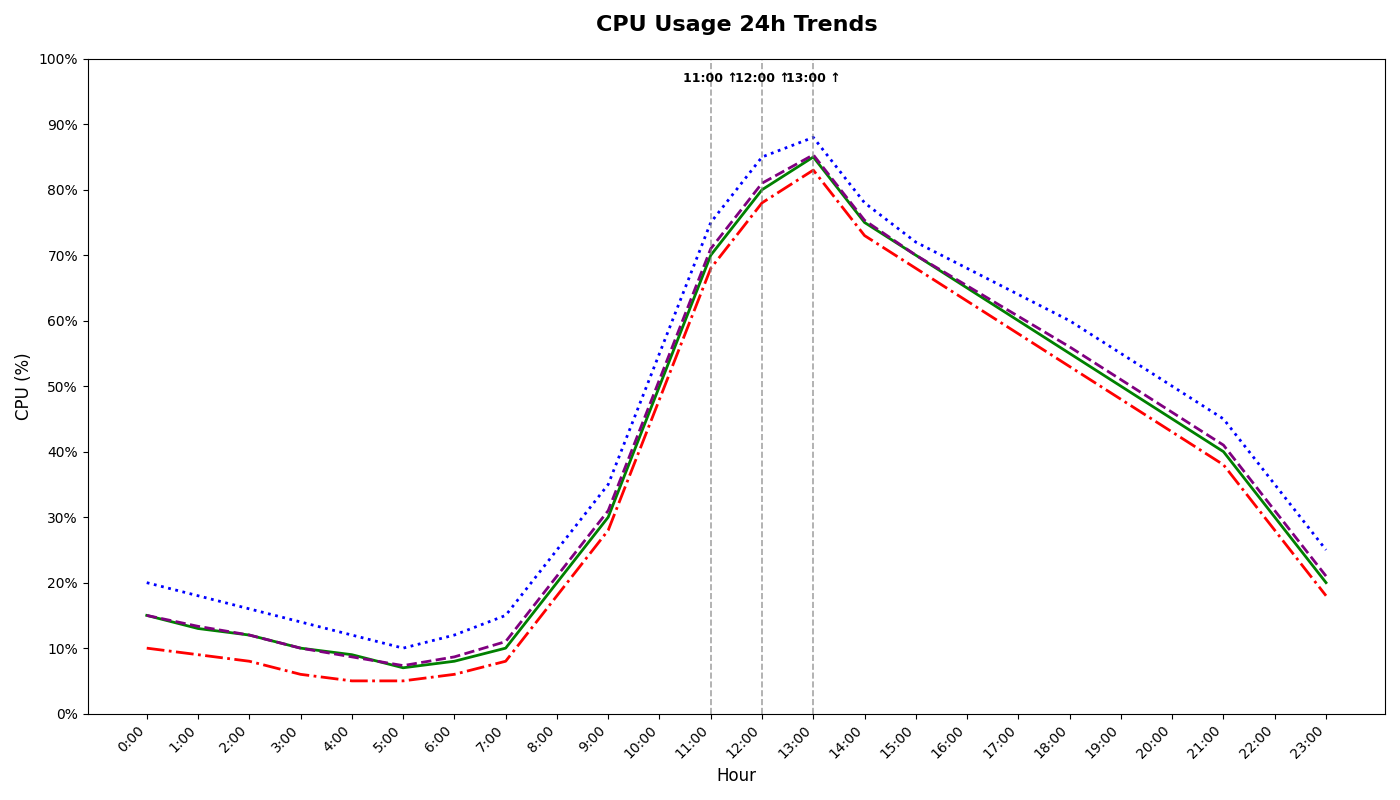

Generate this figure with Python:
import matplotlib.pyplot as plt
import numpy as np

hours = np.arange(0, 24)
cluster_A = [15, 13, 12, 10, 9, 7, 8, 10, 20, 30, 50, 70, 80, 85, 75, 70, 65, 60, 55, 50, 45, 40, 30, 20]
cluster_B = [10, 9, 8, 6, 5, 5, 6, 8, 18, 28, 48, 68, 78, 83, 73, 68, 63, 58, 53, 48, 43, 38, 28, 18]
cluster_C = [20, 18, 16, 14, 12, 10, 12, 15, 25, 35, 55, 75, 85, 88, 78, 72, 68, 64, 60, 55, 50, 45, 35, 25]
average_cpu_usage = np.mean([cluster_A, cluster_B, cluster_C], axis=0)

fig, ax1 = plt.subplots(figsize=(14, 8))

ax1.plot(hours, cluster_A, color='green', linewidth=2, linestyle='-')
ax1.plot(hours, cluster_B, color='red', linewidth=2, linestyle='-.')
ax1.plot(hours, cluster_C, color='blue', linewidth=2, linestyle=':')
ax1.plot(hours, average_cpu_usage, color='purple', linestyle='--', linewidth=2)

ax1.set_title('CPU Usage 24h Trends', fontsize=16, fontweight='bold', pad=20)
ax1.set_xlabel('Hour', fontsize=12)
ax1.set_ylabel('CPU (%)', fontsize=12)
ax1.set_xticks(hours)
ax1.set_xticklabels([f'{hour}:00' for hour in hours], rotation=45, ha='right')
ax1.set_yticks(np.arange(0, 101, 10))
ax1.set_yticklabels([f'{i}%' for i in range(0, 101, 10)])

peak_hours = [11, 12, 13]
for hour in peak_hours:
    ax1.axvline(x=hour, color='gray', linestyle='--', linewidth=1.2, alpha=0.7)
    ax1.text(hour, ax1.get_ylim()[1] * 0.98, f'{hour}:00 ↑', ha='center', va='top', fontsize=9, color='black', fontweight='bold')

plt.tight_layout()
plt.show()
